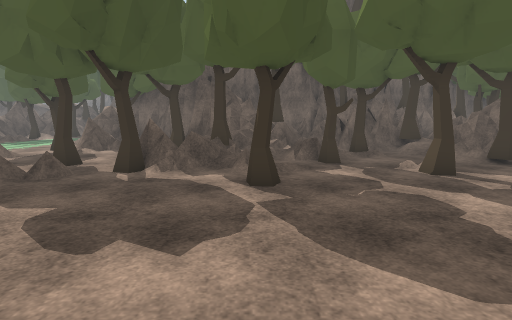
view 1 (above)

21 first-person views from a walk through a Unity game level. The camera is 1.4 m above the floor, tilts 8° down and sees 80° across. The floor is counted in squares, 1 m on a side. Each view is taken from the middle of a square. On the plan, view 1 faces up. The plan holds only what a view shows up to about 14 squares ahead; the rest is blank. The place goes on beyond the plan. The player character is not drawn. Some surface patterns are stand-ins.

view 2
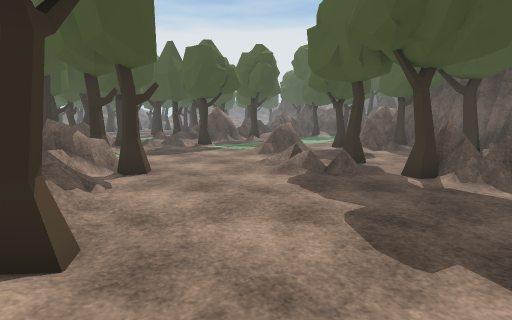

view 3
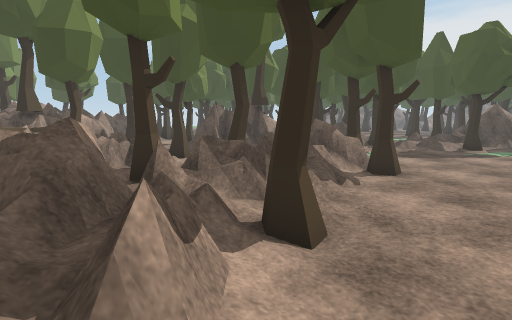

view 4
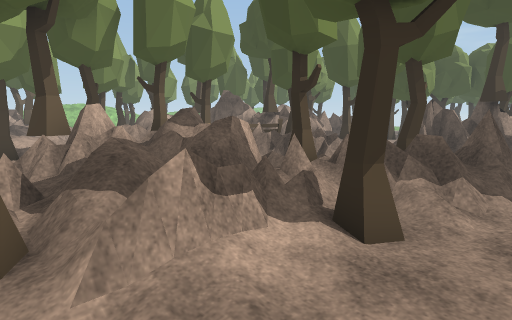

view 5
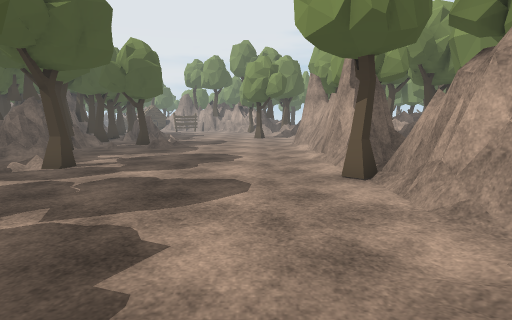

view 6
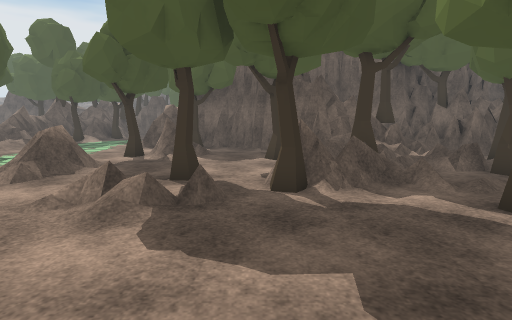

view 7
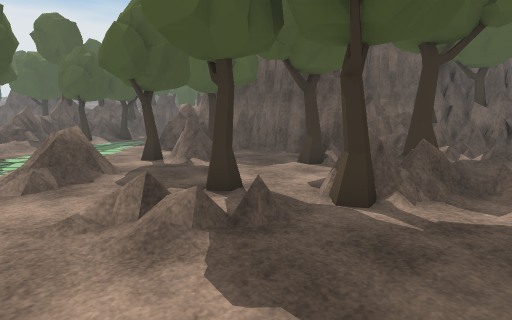

view 8
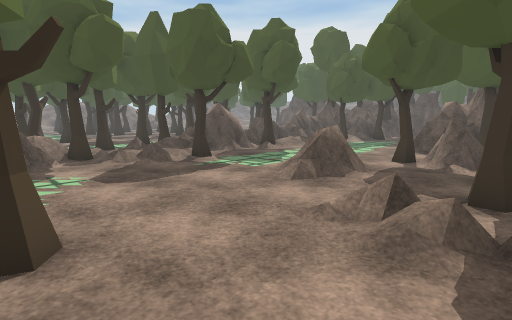

view 9
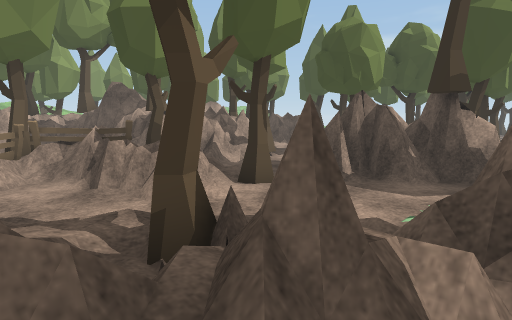

view 10
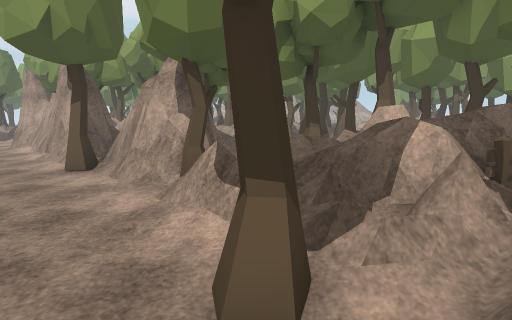

view 11
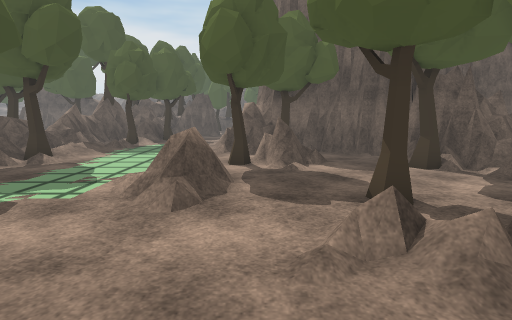

view 12
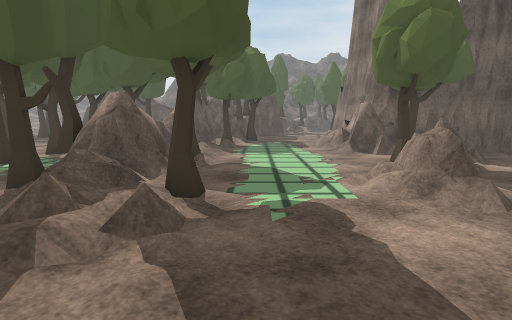

view 13
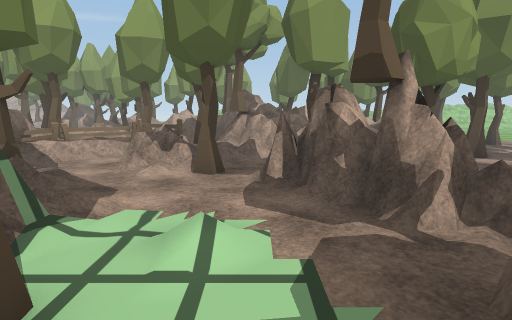

view 14
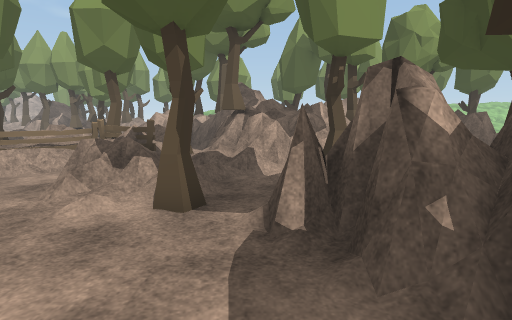

view 15
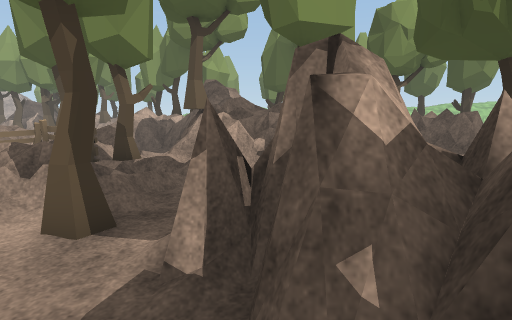

view 16
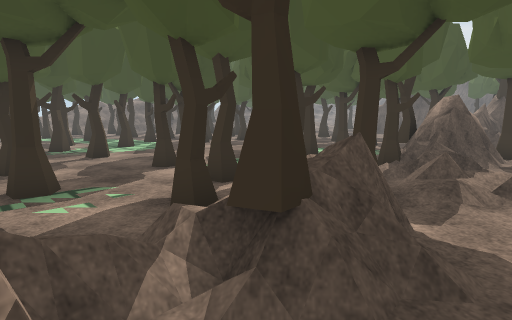

view 17
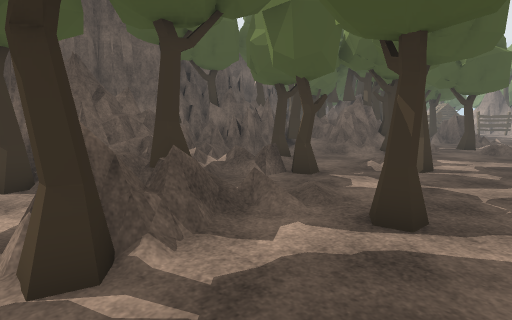

view 18
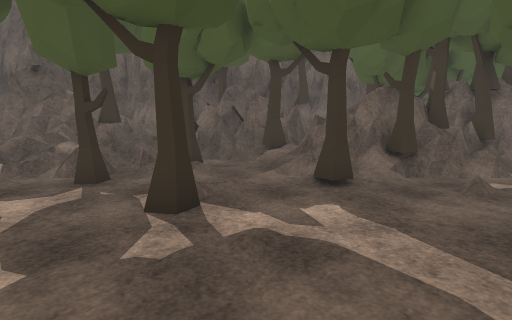

view 19
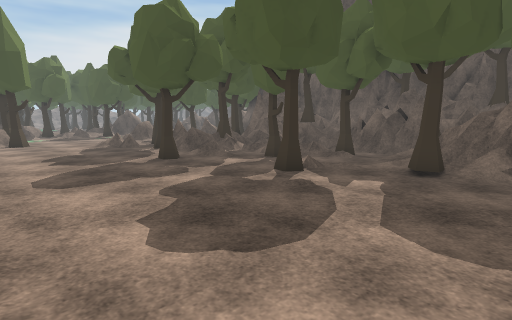

view 20
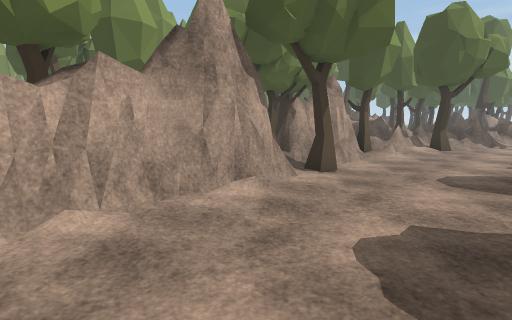

view 21
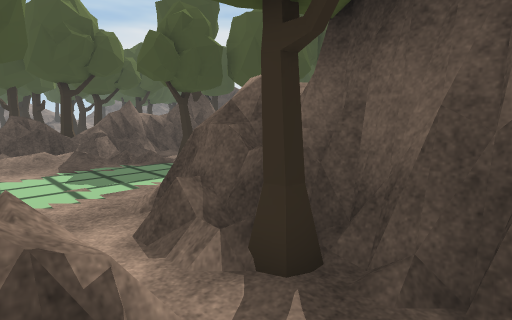

### Floor plan
Key: @ floor where view 1 was taken; # wall or solid block; x gap in a wall; . main floor; : floor 0.25 m higher than the main floor; + floor 0.5 m higher than the main floor; * floor 0.75 m higher than the main floor; % floor 1.25 m higher than the main floor; & floor 1.5 m higher than the main floor; / step, stairs or slope; = window, fence, low wall or low ledge; ^ raised ledge; v drop or lower ground; T tree; F fence; O other object.
Columns run from 29 left of view 1 to 10 right of it. Each row starts with its distance up from view 1.
 18             ==/.....###
 17      OO   TT==/.....######   ##  #####
 16         T.  =//.....==T.###  #########
 15         ..  =//......//..##  ##^^#####
 14         T.  #=T......=x/..#####==####
 13         T..  ##.....TT=/..T####=#=/TT=#
 12         ...T##......../...T#=+/:.T.//=##
 11           .T##.....==......xO/////..=###
 10         TT .T=.T...==......=T./T.....TTT
  9     ...     T#:T....=..T..==#:.TT...TT..
  8     TT..    //#=.........TT#.//...T.....
  7 T...  ..    /://......=:=....T....T.....
  6  .....    T TT...............T..........
  5 ...TT..T.TT.==..........................
  4 T..T.......T ==.........................
  3   T........T ##...TxT...................
  2      T..T....:..//.==/..................
  1          .../##..//====#.T..............
  0      T TT TT ##=.../TT*#TT==.@..T.=#===#
 -1      T       ###..../T/#=#==T####=######
 -2              ##==...///T==*=T####=#   T
 -3       T       =/.T//../F##==== T
 -4      TT ..     ../===..F##=##T TT
 -5         ..   .T..#:==..####=T  :T      =
 -6        .TT   /T##+TF=#+TT TT   O.+     T
 -7       ..===  ####=:=FF*TT      O TT    T
 -8       TT=#^=#####T:  T+  T  TTTT T
 -9          ## TT##^#     # T    T
-10                 ^=     =       T
-11             #   ##v.      /T   T TT
-12       T     #   ##==##   //
-13       T          #T=#    //
-14                   %&#
-15                    T     T
-16                    T     T

Where each view was taken, in squares from view 1:
view 1: 0 up, 0 right, facing up
view 2: 0 up, 1 left, facing up-left
view 3: 0 up, 1 left, facing left
view 4: 2 up, 1 left, facing down-left
view 5: 2 up, 4 left, facing right
view 6: 2 up, 4 left, facing up
view 7: 3 up, 5 left, facing up
view 8: 3 up, 5 left, facing up-left
view 9: 2 up, 7 left, facing down-left
view 10: 2 up, 6 left, facing down-right
view 11: 4 up, 8 left, facing up
view 12: 4 up, 13 left, facing up
view 13: 5 up, 13 left, facing down
view 14: 2 up, 13 left, facing down
view 15: 1 up, 14 left, facing down
view 16: 1 up, 14 left, facing up-left
view 17: 5 up, 4 left, facing up-right
view 18: 3 up, 6 right, facing up
view 19: 1 up, 10 right, facing up-left
view 20: 4 up, 10 right, facing down-left
view 21: 14 up, 5 left, facing up-left
